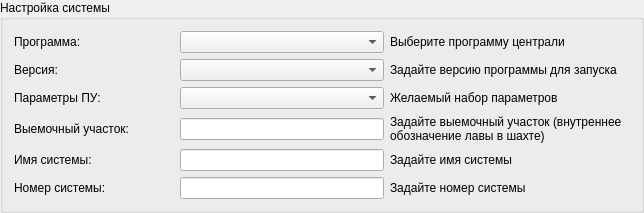
             <widget class="QGroupBox" name="groupBox_9">
              <property name="title">
               <string>Настройка системы</string>
              </property>
              <property name="flat">
               <bool>true</bool>
              </property>
              <layout class="QGridLayout" name="gridLayout_8">
               <item row="0" column="0">
                <layout class="QVBoxLayout" name="verticalLayout_18">
                 <item>
                  <layout class="QHBoxLayout" name="horizontalLayout_35">
                   <item>
                    <widget class="QLabel" name="label_38">
                     <property name="minimumSize">
                      <size>
                       <width>160</width>
                       <height>0</height>
                      </size>
                     </property>
                     <property name="maximumSize">
                      <size>
                       <width>300</width>
                       <height>16777215</height>
                      </size>
                     </property>
                     <property name="text">
                      <string>Программа:</string>
                     </property>
                    </widget>
                   </item>
                   <item>
                    <widget class="QComboBox" name="comboBox_25">
                     <property name="minimumSize">
                      <size>
                       <width>204</width>
                       <height>0</height>
                      </size>
                     </property>
                     <property name="maximumSize">
                      <size>
                       <width>204</width>
                       <height>16777215</height>
                      </size>
                     </property>
                    </widget>
                   </item>
                   <item>
                    <widget class="QLabel" name="label_39">
                     <property name="minimumSize">
                      <size>
                       <width>240</width>
                       <height>0</height>
                      </size>
                     </property>
                     <property name="text">
                      <string>Выберите программу централи</string>
                     </property>
                    </widget>
                   </item>
                  </layout>
                 </item>
                 <item>
                  <layout class="QHBoxLayout" name="horizontalLayout_36">
                   <item>
                    <widget class="QLabel" name="label_47">
                     <property name="minimumSize">
                      <size>
                       <width>160</width>
                       <height>0</height>
                      </size>
                     </property>
                     <property name="maximumSize">
                      <size>
                       <width>300</width>
                       <height>16777215</height>
                      </size>
                     </property>
                     <property name="text">
                      <string>Версия:</string>
                     </property>
                    </widget>
                   </item>
                   <item>
                    <widget class="QComboBox" name="comboBox_26">
                     <property name="minimumSize">
                      <size>
                       <width>204</width>
                       <height>0</height>
                      </size>
                     </property>
                     <property name="maximumSize">
                      <size>
                       <width>204</width>
                       <height>16777215</height>
                      </size>
                     </property>
                    </widget>
                   </item>
                   <item>
                    <widget class="QLabel" name="label_48">
                     <property name="minimumSize">
                      <size>
                       <width>240</width>
                       <height>0</height>
                      </size>
                     </property>
                     <property name="text">
                      <string>Задайте версию программы для запуска</string>
                     </property>
                    </widget>
                   </item>
                  </layout>
                 </item>
                 <item>
                  <layout class="QHBoxLayout" name="horizontalLayout_38">
                   <item>
                    <widget class="QLabel" name="label_51">
                     <property name="minimumSize">
                      <size>
                       <width>160</width>
                       <height>0</height>
                      </size>
                     </property>
                     <property name="maximumSize">
                      <size>
                       <width>300</width>
                       <height>16777215</height>
                      </size>
                     </property>
                     <property name="text">
                      <string>Параметры ПУ:</string>
                     </property>
                    </widget>
                   </item>
                   <item>
                    <widget class="QComboBox" name="comboBox_28">
                     <property name="minimumSize">
                      <size>
                       <width>204</width>
                       <height>0</height>
                      </size>
                     </property>
                     <property name="maximumSize">
                      <size>
                       <width>204</width>
                       <height>16777215</height>
                      </size>
                     </property>
                    </widget>
                   </item>
                   <item>
                    <widget class="QLabel" name="label_52">
                     <property name="minimumSize">
                      <size>
                       <width>240</width>
                       <height>0</height>
                      </size>
                     </property>
                     <property name="text">
                      <string>Желаемый набор параметров</string>
                     </property>
                    </widget>
                   </item>
                  </layout>
                 </item>
                 <item>
                  <layout class="QHBoxLayout" name="horizontalLayout_41">
                   <item>
                    <widget class="QLabel" name="label_57">
                     <property name="minimumSize">
                      <size>
                       <width>160</width>
                       <height>0</height>
                      </size>
                     </property>
                     <property name="maximumSize">
                      <size>
                       <width>300</width>
                       <height>16777215</height>
                      </size>
                     </property>
                     <property name="text">
                      <string>Выемочный участок:</string>
                     </property>
                    </widget>
                   </item>
                   <item>
                    <widget class="QLineEdit" name="lineEdit_9">
                     <property name="minimumSize">
                      <size>
                       <width>130</width>
                       <height>0</height>
                      </size>
                     </property>
                     <property name="maximumSize">
                      <size>
                       <width>204</width>
                       <height>16777215</height>
                      </size>
                     </property>
                    </widget>
                   </item>
                   <item>
                    <widget class="QLabel" name="label_58">
                     <property name="minimumSize">
                      <size>
                       <width>240</width>
                       <height>0</height>
                      </size>
                     </property>
                     <property name="tabletTracking">
                      <bool>false</bool>
                     </property>
                     <property name="acceptDrops">
                      <bool>false</bool>
                     </property>
                     <property name="autoFillBackground">
                      <bool>false</bool>
                     </property>
                     <property name="text">
                      <string>Задайте выемочный участок (внутреннее обозначение лавы в шахте)</string>
                     </property>
                     <property name="scaledContents">
                      <bool>false</bool>
                     </property>
                     <property name="wordWrap">
                      <bool>true</bool>
                     </property>
                    </widget>
                   </item>
                  </layout>
                 </item>
                 <item>
                  <layout class="QHBoxLayout" name="horizontalLayout_43">
                   <item>
                    <widget class="QLabel" name="label_61">
                     <property name="minimumSize">
                      <size>
                       <width>160</width>
                       <height>0</height>
                      </size>
                     </property>
                     <property name="maximumSize">
                      <size>
                       <width>300</width>
                       <height>16777215</height>
                      </size>
                     </property>
                     <property name="text">
                      <string>Имя системы:</string>
                     </property>
                    </widget>
                   </item>
                   <item>
                    <widget class="QLineEdit" name="lineEdit_10">
                     <property name="maximumSize">
                      <size>
                       <width>204</width>
                       <height>16777215</height>
                      </size>
                     </property>
                    </widget>
                   </item>
                   <item>
                    <widget class="QLabel" name="label_62">
                     <property name="minimumSize">
                      <size>
                       <width>240</width>
                       <height>0</height>
                      </size>
                     </property>
                     <property name="text">
                      <string>Задайте имя системы</string>
                     </property>
                    </widget>
                   </item>
                  </layout>
                 </item>
                 <item>
                  <layout class="QHBoxLayout" name="horizontalLayout_44">
                   <item>
                    <widget class="QLabel" name="label_63">
                     <property name="minimumSize">
                      <size>
                       <width>160</width>
                       <height>0</height>
                      </size>
                     </property>
                     <property name="maximumSize">
                      <size>
                       <width>300</width>
                       <height>16777215</height>
                      </size>
                     </property>
                     <property name="text">
                      <string>Номер системы:</string>
                     </property>
                    </widget>
                   </item>
                   <item>
                    <widget class="QLineEdit" name="lineEdit_11">
                     <property name="maximumSize">
                      <size>
                       <width>204</width>
                       <height>16777215</height>
                      </size>
                     </property>
                    </widget>
                   </item>
                   <item>
                    <widget class="QLabel" name="label_64">
                     <property name="minimumSize">
                      <size>
                       <width>240</width>
                       <height>0</height>
                      </size>
                     </property>
                     <property name="text">
                      <string>Задайте номер системы</string>
                     </property>
                    </widget>
                   </item>
                  </layout>
                 </item>
                </layout>
               </item>
              </layout>
             </widget>
